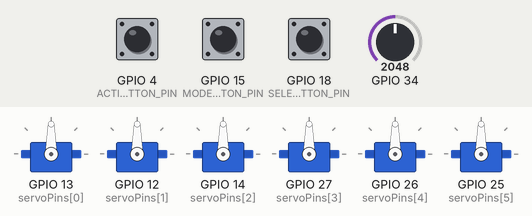
Bench run of a sketch on a simulated ESP32. Shown: 6 × servo. The inputs (shaded band) are chosen by the test bench; at power-on: GPIO 4 (ACTION_BUTTON_PIN) HIGH, GPIO 15 (MODE_BUTTON_PIN) HIGH, GPIO 34 = 2048, GPIO 18 (SELECT_BUTTON_PIN) HIGH. WiFi joins after 1.5 s; servers stay silent unless stated; what the sketch prints to the serial monitor is not drawn.

Above: at 3.0 s.
3.1 s: GPIO 4 (ACTION_BUTTON_PIN) pulled LOW for 1 s
At 4.9 s:
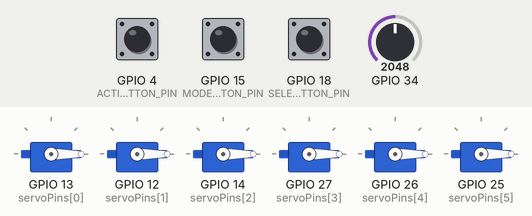
5.8 s: GPIO 15 (MODE_BUTTON_PIN) pulled LOW for 0.15 s
At 6.5 s:
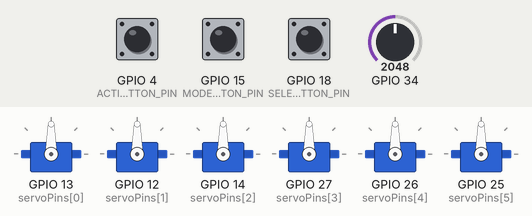
7.5 s: GPIO 34 set to 1955
At 8.3 s:
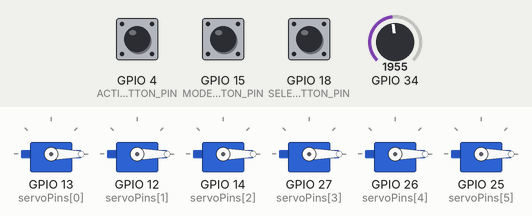
9.3 s: GPIO 18 (SELECT_BUTTON_PIN) pulled LOW for 0.15 s
11.0 s: GPIO 34 set to 2040
At 12.1 s:
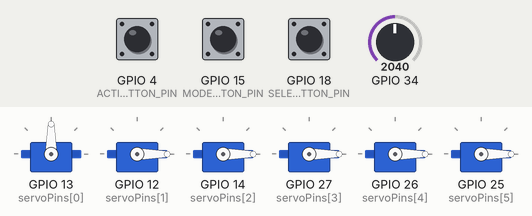
12.8 s: GPIO 18 (SELECT_BUTTON_PIN) pulled LOW for 3.2 s
At 14.8 s:
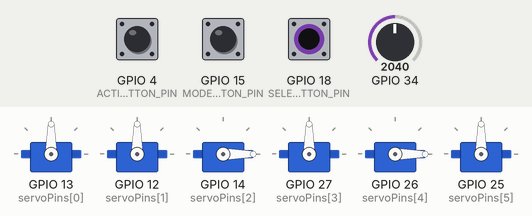
Timing chart, 0 to 17.1 s (numbered marks = the images above; inputs shaded):
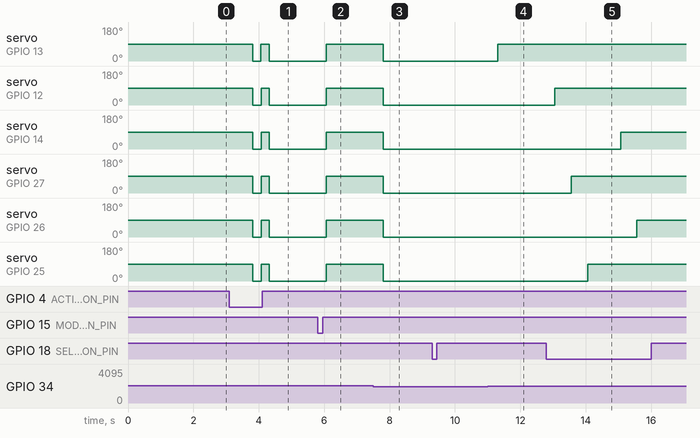

The sketch:

sketch.ino
```cpp
// --- THÔNG TIN BLYNK ---
#define BLYNK_TEMPLATE_ID "TMPL60TG7FblT"
#define BLYNK_TEMPLATE_NAME "ThanhTuan148"
#define BLYNK_AUTH_TOKEN "SQ9cgTUWESGDNaYHxZbuT6VKmKnkneSO"

// --- THƯ VIỆN ---
#define BLYNK_PRINT Serial
#include <WiFi.h>
#include <BlynkSimpleEsp32.h>
#include <ESP32Servo.h>

// --- CẤU HÌNH PHẦN CỨNG & WIFI---
char ssid[] = "Wokwi-GUEST"; char pass[] = "";
#define NUM_SERVOS 6
int servoPins[NUM_SERVOS] = {13, 12, 14, 27, 26, 25};
#define MODE_BUTTON_PIN 15         // Nút Đỏ
#define SELECT_BUTTON_PIN 18  // Nút Xanh Dương
#define ACTION_BUTTON_PIN 4        // Nút Xanh Lá
#define SERVO_ANGLE_CLOSED 0
#define SERVO_ANGLE_OPEN 90

// --- KHỞI TẠO CÁC ĐỐI TƯỢNG ---
Servo myServos[NUM_SERVOS];
BlynkTimer timer;

// Enum đơn giản cho 2 chế độ
enum OperationMode { MANUAL, AUTO_LDR };
OperationMode currentMode = MANUAL; // Bắt đầu ở chế độ Thủ công

// Biến trạng thái
bool doorStates[NUM_SERVOS] = {false};
int selectedTarget = 6; // 6 = Tất cả


// ---------------- CÁC HÀM ĐIỀU KHIỂN CƠ BẢN ----------------
void setDoorState(int doorIndex, bool open) {
  if (doorIndex < 0 || doorIndex >= NUM_SERVOS) return;
  // Chỉ thực hiện hành động nếu trạng thái thay đổi
  if (doorStates[doorIndex] != open) {
    myServos[doorIndex].write(open ? SERVO_ANGLE_OPEN : SERVO_ANGLE_CLOSED);
    doorStates[doorIndex] = open;
    Serial.printf("  -> Kết quả: Cửa %d đã %s\n", doorIndex + 1, open ? "Mở" : "Đóng");
    Blynk.virtualWrite(V10 + doorIndex, open); // Cập nhật trạng thái lên Blynk
  }
}

void setAllDoorsState(bool open) {
  // Chỉ thực hiện hành động nếu trạng thái thay đổi
  if (doorStates[0] != open) {
    Serial.printf("  -> Kết quả: %s TẤT CẢ cửa.\n", open ? "Mở" : "Đóng");
    for (int i = 0; i < NUM_SERVOS; i++) {
      myServos[i].write(open ? SERVO_ANGLE_OPEN : SERVO_ANGLE_CLOSED);
      doorStates[i] = open;
      Blynk.virtualWrite(V10 + i, open); // Cập nhật trạng thái lên Blynk
    }
  }
}

// ---------------- HÀM ĐIỀU KHIỂN CHÍNH ----------------
void mainController() {
  if (currentMode != AUTO_LDR) {
    return;
  }

  int ldrValue = analogRead(34);
  bool shouldBeOpen = ldrValue > 2000;

  if (selectedTarget == 6) {
    setAllDoorsState(shouldBeOpen);
  } else {
    setDoorState(selectedTarget, shouldBeOpen);
  }
}


// ----------- HÀM KIỂM TRA NÚT NHẤN-----------
void checkHardwareButtons() {
  // Nút Đỏ: Chuyển chế độ
  if (digitalRead(MODE_BUTTON_PIN) == LOW) {
    delay(250);
    currentMode = (currentMode == MANUAL) ? AUTO_LDR : MANUAL;
    if (currentMode == MANUAL) {
      Serial.println("\n### CHẾ ĐỘ: THỦ CÔNG ###");
      Blynk.virtualWrite(V1, 1);
    } else {
      Serial.println("\n### CHẾ ĐỘ: TỰ ĐỘNG - ÁNH SÁNG ###");
      Blynk.virtualWrite(V1, 0);
    }
  }

  // Nút Xanh Dương: Chọn cửa (luôn hoạt động)
  if (digitalRead(SELECT_BUTTON_PIN) == LOW) {
    delay(250);
    selectedTarget = (selectedTarget + 1) % (NUM_SERVOS + 1);
    const char* targetName = (selectedTarget == 6) ? "TẤT CẢ CÁC CỬA" : ("Cửa " + String(selectedTarget + 1)).c_str();
    if (currentMode == MANUAL) {
        Serial.printf(">> Điều khiển thủ công: %s\n", targetName);
    } else {
        Serial.printf(">> Đối tượng tự động: %s\n", targetName);
    }
  }

  // Nút Xanh Lá: Hành động (chỉ hoạt động ở chế độ thủ công)
  if (currentMode == MANUAL && digitalRead(ACTION_BUTTON_PIN) == LOW) {
    delay(250);

    // In ra đối tượng đang được điều khiển trước khi hành động
    if (selectedTarget == 6) {
        Serial.print("Hành động trên: [TẤT CẢ CÁC CỬA]");
        setAllDoorsState(!doorStates[0]);
    } else {
        Serial.printf("Hành động trên: [Cửa %d]", selectedTarget + 1);
        setDoorState(selectedTarget, !doorStates[selectedTarget]);
    }
  }
}


// ---------------- CÁC HÀM BLYNK ----------------
BLYNK_CONNECTED() {
  Blynk.syncAll();
  Blynk.virtualWrite(V1, currentMode == MANUAL);
}

BLYNK_WRITE(V1) {
  bool isBlynkManual = param.asInt();
  if (isBlynkManual && currentMode != MANUAL) {
    currentMode = MANUAL;
    Serial.println("\n### CHẾ ĐỘ: THỦ CÔNG (từ Blynk) ###");
  } else if (!isBlynkManual && currentMode != AUTO_LDR) {
    currentMode = AUTO_LDR;
    Serial.println("\n### CHẾ ĐỘ: TỰ ĐỘNG - ÁNH SÁNG (từ Blynk) ###");
  }
}

BLYNK_WRITE(V2) {
  if (currentMode == MANUAL) {
    setAllDoorsState(param.asInt());
  }
}

BLYNK_WRITE_DEFAULT() {
  if (currentMode == MANUAL) {
    int pin = request.pin;
    if (pin >= 10 && pin < 10 + NUM_SERVOS) {
      setDoorState(pin - 10, param.asInt());
    }
  }
}

void sendSensorData() {
    Blynk.virtualWrite(V0, analogRead(34));
}

// ----------- HÀM SETUP VÀ LOOP -----------
void setup() {
  Serial.begin(115200);
  WiFi.begin(ssid, pass);
  Serial.print("Connecting to WiFi...");
  while (WiFi.status() != WL_CONNECTED) { delay(500); Serial.print("."); }
  Serial.println(" Connected!");

  for (int i = 0; i < NUM_SERVOS; i++) myServos[i].attach(servoPins[i]);
  pinMode(MODE_BUTTON_PIN, INPUT_PULLUP);
  pinMode(SELECT_BUTTON_PIN, INPUT_PULLUP);
  pinMode(ACTION_BUTTON_PIN, INPUT_PULLUP);

  Blynk.begin(BLYNK_AUTH_TOKEN, ssid, pass, "blynk.cloud", 80);

  timer.setInterval(2000L, sendSensorData);
  timer.setInterval(250L, checkHardwareButtons);
  timer.setInterval(500L, mainController);
}

void loop() {
  Blynk.run();
  timer.run();
}
```

Measured:
- the behaviour switches between 2001 and 2000 on GPIO 34 (found by bisection; images 2 and 3)
- after the input at 3.1 s, servo on GPIO 13 (servoPins[0]), servo on GPIO 12 (servoPins[1]), servo on GPIO 14 (servoPins[2]), servo on GPIO 27 (servoPins[3]), servo on GPIO 26 (servoPins[4]), servo on GPIO 25 (servoPins[5]): 90° → 0° after 0.71 s, → 90° 0.25 s later, → 0° 0.25 s later
- after the input at 5.8 s, servo on GPIO 13 (servoPins[0]), servo on GPIO 12 (servoPins[1]), servo on GPIO 14 (servoPins[2]), servo on GPIO 27 (servoPins[3]), servo on GPIO 26 (servoPins[4]), servo on GPIO 25 (servoPins[5]): 0° → 90° after 0.26 s
- after the input at 7.5 s, servo on GPIO 13 (servoPins[0]), servo on GPIO 12 (servoPins[1]), servo on GPIO 14 (servoPins[2]), servo on GPIO 27 (servoPins[3]), servo on GPIO 26 (servoPins[4]), servo on GPIO 25 (servoPins[5]): 90° → 0° after 0.31 s
- after the input at 9.3 s, every drawn part: stays the same
- after the input at 11.0 s, servo on GPIO 13 (servoPins[0]): 0° → 90° after 0.31 s
- after the input at 12.8 s, servo on GPIO 12 (servoPins[1]): 0° → 90° after 0.26 s; servo on GPIO 14 (servoPins[2]): 0° → 90° after 2.3 s; servo on GPIO 27 (servoPins[3]): 0° → 90° after 0.76 s; servo on GPIO 26 (servoPins[4]): 0° → 90° after 2.8 s; servo on GPIO 25 (servoPins[5]): 0° → 90° after 1.3 s
